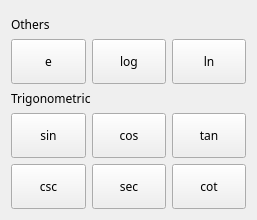
<?xml version="1.0" encoding="UTF-8"?>
<ui version="4.0">
 <class>MoreFunctions</class>
 <widget class="QWidget" name="MoreFunctions">
  <property name="geometry">
   <rect>
    <x>0</x>
    <y>0</y>
    <width>257</width>
    <height>220</height>
   </rect>
  </property>
  <property name="minimumSize">
   <size>
    <width>257</width>
    <height>116</height>
   </size>
  </property>
  <property name="maximumSize">
   <size>
    <width>257</width>
    <height>300</height>
   </size>
  </property>
  <property name="font">
   <font>
    <family>Poppins</family>
   </font>
  </property>
  <property name="windowTitle">
   <string>Form</string>
  </property>
  <layout class="QVBoxLayout" name="verticalLayout_3">
   <item>
    <layout class="QVBoxLayout" name="verticalLayout">
     <property name="spacing">
      <number>6</number>
     </property>
     <item alignment="Qt::AlignmentFlag::AlignBottom">
      <widget class="QLabel" name="others_label">
       <property name="text">
        <string>Others</string>
       </property>
      </widget>
     </item>
     <item>
      <layout class="QGridLayout" name="gridLayout_2">
       <item row="0" column="1">
        <widget class="QPushButton" name="log_button">
         <property name="minimumSize">
          <size>
           <width>0</width>
           <height>45</height>
          </size>
         </property>
         <property name="text">
          <string>log</string>
         </property>
        </widget>
       </item>
       <item row="0" column="2">
        <widget class="QPushButton" name="ln_button">
         <property name="minimumSize">
          <size>
           <width>0</width>
           <height>45</height>
          </size>
         </property>
         <property name="text">
          <string>ln</string>
         </property>
        </widget>
       </item>
       <item row="0" column="0">
        <widget class="QPushButton" name="e_button">
         <property name="minimumSize">
          <size>
           <width>0</width>
           <height>45</height>
          </size>
         </property>
         <property name="text">
          <string>e</string>
         </property>
        </widget>
       </item>
      </layout>
     </item>
    </layout>
   </item>
   <item>
    <layout class="QVBoxLayout" name="verticalLayout_2">
     <item>
      <widget class="QLabel" name="trigo_button">
       <property name="text">
        <string>Trigonometric</string>
       </property>
      </widget>
     </item>
     <item>
      <layout class="QGridLayout" name="gridLayout">
       <item row="0" column="0">
        <widget class="QPushButton" name="sin_button">
         <property name="minimumSize">
          <size>
           <width>0</width>
           <height>45</height>
          </size>
         </property>
         <property name="text">
          <string>sin</string>
         </property>
        </widget>
       </item>
       <item row="0" column="1">
        <widget class="QPushButton" name="cos_button">
         <property name="minimumSize">
          <size>
           <width>0</width>
           <height>45</height>
          </size>
         </property>
         <property name="text">
          <string>cos</string>
         </property>
        </widget>
       </item>
       <item row="0" column="2">
        <widget class="QPushButton" name="tan_button">
         <property name="minimumSize">
          <size>
           <width>0</width>
           <height>45</height>
          </size>
         </property>
         <property name="text">
          <string>tan</string>
         </property>
        </widget>
       </item>
       <item row="1" column="0">
        <widget class="QPushButton" name="csc_button">
         <property name="minimumSize">
          <size>
           <width>0</width>
           <height>45</height>
          </size>
         </property>
         <property name="text">
          <string>csc</string>
         </property>
        </widget>
       </item>
       <item row="1" column="1">
        <widget class="QPushButton" name="sec_button">
         <property name="minimumSize">
          <size>
           <width>0</width>
           <height>45</height>
          </size>
         </property>
         <property name="text">
          <string>sec</string>
         </property>
        </widget>
       </item>
       <item row="1" column="2">
        <widget class="QPushButton" name="cot_button">
         <property name="minimumSize">
          <size>
           <width>0</width>
           <height>45</height>
          </size>
         </property>
         <property name="text">
          <string>cot</string>
         </property>
        </widget>
       </item>
      </layout>
     </item>
    </layout>
   </item>
  </layout>
 </widget>
 <resources/>
 <connections/>
</ui>
